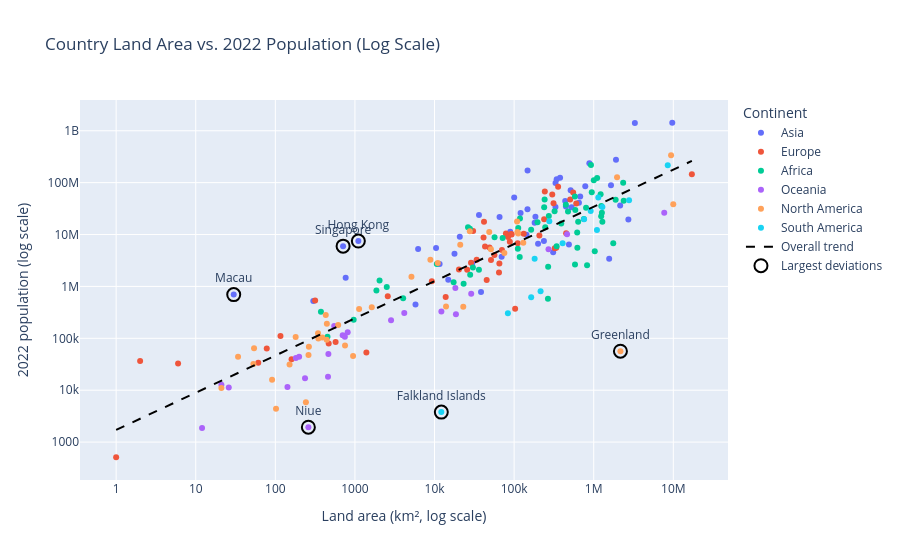

Source (notebook cell):
### Markdown cell above
**Chart choice & justification:** *Which chart did you choose, and why? Justify design choices.

*YOUR ANSWER HERE*

### Code cell
# Q3
# YOUR CODE HERE

df_q3 = df.dropna(subset=["Country", "Continent", "Area", "2022 Population"]).copy()
df_q3 = df_q3[(df_q3["Area"] > 0) & (df_q3["2022 Population"] > 0)]

df_q3["log_area"] = np.log10(df_q3["Area"])
df_q3["log_population"] = np.log10(df_q3["2022 Population"])

# Find countries furthest above and below the overall log-log trend.
slope, intercept = np.polyfit(df_q3["log_area"], df_q3["log_population"], 1)
df_q3["trend_residual"] = df_q3["log_population"] - (
    intercept + slope * df_q3["log_area"]
)
outliers = pd.concat([
    df_q3.nlargest(3, "trend_residual"),
    df_q3.nsmallest(3, "trend_residual"),
]).drop_duplicates(subset="Country")

fig = px.scatter(
    df_q3,
    x="Area",
    y="2022 Population",
    color="Continent",
    hover_name="Country",
    hover_data={
        "Area": ":,",
        "2022 Population": ":,",
        "Density": ":.1f",
        "log_area": False,
        "log_population": False,
        "trend_residual": False,
    },
    log_x=True,
    log_y=True,
    title="Country Land Area vs. 2022 Population (Log Scale)",
    labels={
        "Area": "Land area (km², log scale)",
        "2022 Population": "2022 population (log scale)",
        "Continent": "Continent",
    },
)

# Add a global trend line, calculated in log space.
trend_area = np.logspace(df_q3["log_area"].min(), df_q3["log_area"].max(), 100)
trend_population = 10 ** (intercept + slope * np.log10(trend_area))
fig.add_scatter(
    x=trend_area,
    y=trend_population,
    mode="lines",
    line={"color": "black", "dash": "dash"},
    name="Overall trend",
)

# Outline and label countries with the largest deviations from the trend.
fig.add_scatter(
    x=outliers["Area"],
    y=outliers["2022 Population"],
    text=outliers["Country"],
    mode="markers+text",
    textposition="top center",
    marker={"symbol": "circle-open", "size": 13, "color": "black", "line": {"width": 2}},
    name="Largest deviations",
    hovertext=outliers["Country"],
    hovertemplate="%{hovertext}<extra></extra>",
)

fig.show()

### Figure 1 — Plotly figure (JSON) as saved in the notebook; plotly's stock layout.template omitted (floating-point values rounded to 4 significant figures; data arrays with more than 128 entries replaced by an {"elided": "..."} marker saying what was removed)
{"data": [{"customdata": {"elided": "50x4 float values"}, "hovertemplate": "<b>%{hovertext}</b><br><br>Continent=Asia<br>Land area (km², log scale)=%{x:,}<br>2022 population (log scale)=%{y:,}<br>Density=%{customdata[0]:.1f}<extra></extra>", "hovertext": ["Afghanistan", "Armenia", "Azerbaijan", "Bahrain", "Bangladesh", "Bhutan", "Brunei", "Cambodia", "China", "Georgia", "Hong Kong", "India", "Indonesia", "Iran", "Iraq", "Israel", "Japan", "Jordan", "Kazakhstan", "Kuwait", "Kyrgyzstan", "Laos", "Lebanon", "Macau", "Malaysia", "Maldives", "Mongolia", "Myanmar", "Nepal", "North Korea", "Oman", "Pakistan", "Palestine", "Philippines", "Qatar", "Saudi Arabia", "Singapore", "South Korea", "Sri Lanka", "Syria", "Taiwan", "Tajikistan", "Thailand", "Timor-Leste", "Turkey", "Turkmenistan", "United Arab Emirates", "Uzbekistan", "Vietnam", "Yemen"], "legendgroup": "Asia", "marker": {"color": "#636efa", "symbol": "circle"}, "mode": "markers", "name": "Asia", "orientation": "v", "showlegend": true, "type": "scatter", "x": [652230, 29743, 86600, 765, 147570, 38394, 5765, 181035, 9706961, 69700, 1104, 3287590, 1904569, 1648195, 438317, 20770, 377930, 89342, 2724900, 17818, 199951, 236800, 10452, 30, 330803, 300, 1564110, 676578, 147181, 120538, 309500, 881912, 6220, 342353, 11586, 2149690, 710, 100210, 65610, 185180, 36193, 143100, 513120, 14874, 783562, 488100, 83600, 447400, 331212, 527968], "xaxis": "x", "y": [41128771, 2780469, 10358074, 1472233, 171186372, 782455, 449002, 16767842, 1425887337, 3744385, 7488865, 1417173173, 275501339, 88550570, 44496122, 9038309, 123951692, 11285869, 19397998, 4268873, 6630623, 7529475, 5489739, 695168, 33938221, 523787, 3398366, 54179306, 30547580, 26069416, 4576298, 235824862, 5250072, 115559009, 2695122, 36408820, 5975689, 51815810, 21832143, 22125249, 23893394, 9952787, 71697030, 1341296, 85341241, 6430770, 9441129, 34627652, 98186856, 33696614], "yaxis": "y"}, {"customdata": {"elided": "50x4 float values"}, "hovertemplate": "<b>%{hovertext}</b><br><br>Continent=Europe<br>Land area (km², log scale)=%{x:,}<br>2022 population (log scale)=%{y:,}<br>Density=%{customdata[0]:.1f}<extra></extra>", "hovertext": ["Albania", "Andorra", "Austria", "Belarus", "Belgium", "Bosnia and Herzegovina", "Bulgaria", "Croatia", "Cyprus", "Czech Republic", "Denmark", "Estonia", "Faroe Islands", "Finland", "France", "Germany", "Gibraltar", "Greece", "Guernsey", "Hungary", "Iceland", "Ireland", "Isle of Man", "Italy", "Jersey", "Latvia", "Liechtenstein", "Lithuania", "Luxembourg", "Malta", "Moldova", "Monaco", "Montenegro", "Netherlands", "North Macedonia", "Norway", "Poland", "Portugal", "Romania", "Russia", "San Marino", "Serbia", "Slovakia", "Slovenia", "Spain", "Sweden", "Switzerland", "Ukraine", "United Kingdom", "Vatican City"], "legendgroup": "Europe", "marker": {"color": "#EF553B", "symbol": "circle"}, "mode": "markers", "name": "Europe", "orientation": "v", "showlegend": true, "type": "scatter", "x": [28748, 468, 83871, 207600, 30528, 51209, 110879, 56594, 9251, 78865, 43094, 45227, 1393, 338424, 551695, 357114, 6, 131990, 78, 93028, 103000, 70273, 572, 301336, 116, 64559, 160, 65300, 2586, 316, 33846, 2, 13812, 41850, 25713, 323802, 312679, 92090, 238391, 17098242, 61, 88361, 49037, 20273, 505992, 450295, 41284, 603500, 242900, 1], "xaxis": "x", "y": [2842321, 79824, 8939617, 9534954, 11655930, 3233526, 6781953, 4030358, 1251488, 10493986, 5882261, 1326062, 53090, 5540745, 64626628, 83369843, 32649, 10384971, 63301, 9967308, 372899, 5023109, 84519, 59037474, 110778, 1850651, 39327, 2750055, 647599, 533286, 3272996, 36469, 627082, 17564014, 2093599, 5434319, 39857145, 10270865, 19659267, 144713314, 33660, 7221365, 5643453, 2119844, 47558630, 10549347, 8740472, 39701739, 67508936, 510], "yaxis": "y"}, {"customdata": {"elided": "57x4 float values"}, "hovertemplate": "<b>%{hovertext}</b><br><br>Continent=Africa<br>Land area (km², log scale)=%{x:,}<br>2022 population (log scale)=%{y:,}<br>Density=%{customdata[0]:.1f}<extra></extra>", "hovertext": ["Algeria", "Angola", "Benin", "Botswana", "Burkina Faso", "Burundi", "Cameroon", "Cape Verde", "Central African Republic", "Chad", "Comoros", "Djibouti", "DR Congo", "Egypt", "Equatorial Guinea", "Eritrea", "Eswatini", "Ethiopia", "Gabon", "Gambia", "Ghana", "Guinea", "Guinea-Bissau", "Ivory Coast", "Kenya", "Lesotho", "Liberia", "Libya", "Madagascar", "Malawi", "Mali", "Mauritania", "Mauritius", "Mayotte", "Morocco", "Mozambique", "Namibia", "Niger", "Nigeria", "Republic of the Congo", "Reunion", "Rwanda", "Sao Tome and Principe", "Senegal", "Seychelles", "Sierra Leone", "Somalia", "South Africa", "South Sudan", "Sudan", "Tanzania", "Togo", "Tunisia", "Uganda", "Western Sahara", "Zambia", "Zimbabwe"], "legendgroup": "Africa", "marker": {"color": "#00cc96", "symbol": "circle"}, "mode": "markers", "name": "Africa", "orientation": "v", "showlegend": true, "type": "scatter", "x": [2381741, 1246700, 112622, 582000, 272967, 27834, 475442, 4033, 622984, 1284000, 1862, 23200, 2344858, 1002450, 28051, 117600, 17364, 1104300, 267668, 10689, 238533, 245857, 36125, 322463, 580367, 30355, 111369, 1759540, 587041, 118484, 1240192, 1030700, 2040, 374, 446550, 801590, 825615, 1267000, 923768, 342000, 2511, 26338, 964, 196722, 452, 71740, 637657, 1221037, 619745, 1886068, 945087, 56785, 163610, 241550, 266000, 752612, 390757], "xaxis": "x", "y": [44903225, 35588987, 13352864, 2630296, 22673762, 12889576, 27914536, 593149, 5579144, 17723315, 836774, 1120849, 99010212, 110990103, 1674908, 3684032, 1201670, 123379924, 2388992, 2705992, 33475870, 13859341, 2105566, 28160542, 54027487, 2305825, 5302681, 6812341, 29611714, 20405317, 22593590, 4736139, 1299469, 326101, 37457971, 32969517, 2567012, 26207977, 218541212, 5970424, 974052, 13776698, 227380, 17316449, 107118, 8605718, 17597511, 59893885, 10913164, 46874204, 65497748, 8848699, 12356117, 47249585, 575986, 20017675, 16320537], "yaxis": "y"}, {"customdata": [[222.5, 2.299, 4.646, -0.2356], [3.403, 6.886, 7.418, -0.7513], [72.08, 2.373, 4.231, -0.7041], [50.88, 4.262, 5.968, -0.3201], [73.5, 3.62, 5.486, -0.3423], [312.9, 2.74, 5.235, 0.03739], [161.8, 2.909, 5.118, -0.201], [229.7, 2.258, 4.619, -0.2334], [162.6, 2.846, 5.058, -0.2166], [603.2, 1.322, 4.103, -0.07908], [15.61, 4.269, 5.462, -0.8313], [19.17, 5.432, 6.715, -0.4125], [7.439, 2.415, 3.286, -1.678], [106.8, 2.667, 4.695, -0.4502], [39.34, 2.662, 4.257, -0.8852], [21.91, 5.665, 7.006, -0.2883], [78.25, 3.454, 5.347, -0.3622], [25.06, 4.461, 5.86, -0.5712], [155.9, 1.079, 3.272, -0.7355], [143.0, 2.873, 5.029, -0.2646], [435.1, 1.415, 4.054, -0.1947], [26.81, 4.086, 5.514, -0.6483], [81.49, 2.152, 4.063, -0.7133]], "hovertemplate": "<b>%{hovertext}</b><br><br>Continent=Oceania<br>Land area (km², log scale)=%{x:,}<br>2022 population (log scale)=%{y:,}<br>Density=%{customdata[0]:.1f}<extra></extra>", "hovertext": ["American Samoa", "Australia", "Cook Islands", "Fiji", "French Polynesia", "Guam", "Kiribati", "Marshall Islands", "Micronesia", "Nauru", "New Caledonia", "New Zealand", "Niue", "Northern Mariana Islands", "Palau", "Papua New Guinea", "Samoa", "Solomon Islands", "Tokelau", "Tonga", "Tuvalu", "Vanuatu", "Wallis and Futuna"], "legendgroup": "Oceania", "marker": {"color": "#ab63fa", "symbol": "circle"}, "mode": "markers", "name": "Oceania", "orientation": "v", "showlegend": true, "type": "scatter", "x": [199, 7692024, 236, 18272, 4167, 549, 811, 181, 702, 21, 18575, 270467, 260, 464, 459, 462840, 2842, 28896, 12, 747, 26, 12189, 142], "xaxis": "x", "y": [44273, 26177413, 17011, 929766, 306279, 171774, 131232, 41569, 114164, 12668, 289950, 5185288, 1934, 49551, 18055, 10142619, 222382, 724273, 1871, 106858, 11312, 326740, 11572], "yaxis": "y"}, {"customdata": {"elided": "40x4 float values"}, "hovertemplate": "<b>%{hovertext}</b><br><br>Continent=North America<br>Land area (km², log scale)=%{x:,}<br>2022 population (log scale)=%{y:,}<br>Density=%{customdata[0]:.1f}<extra></extra>", "hovertext": ["Anguilla", "Antigua and Barbuda", "Aruba", "Bahamas", "Barbados", "Belize", "Bermuda", "British Virgin Islands", "Canada", "Cayman Islands", "Costa Rica", "Cuba", "Curacao", "Dominica", "Dominican Republic", "El Salvador", "Greenland", "Grenada", "Guadeloupe", "Guatemala", "Haiti", "Honduras", "Jamaica", "Martinique", "Mexico", "Montserrat", "Nicaragua", "Panama", "Puerto Rico", "Saint Barthelemy", "Saint Kitts and Nevis", "Saint Lucia", "Saint Martin", "Saint Pierre and Miquelon", "Saint Vincent and the Grenadines", "Sint Maarten", "Trinidad and Tobago", "Turks and Caicos Islands", "United States", "United States Virgin Islands"], "legendgroup": "North America", "marker": {"color": "#FFA15A", "symbol": "circle"}, "mode": "markers", "name": "North America", "orientation": "v", "showlegend": true, "type": "scatter", "x": [91, 442, 180, 13943, 430, 22966, 54, 151, 9984670, 264, 51100, 109884, 444, 751, 48671, 21041, 2166086, 344, 1628, 108889, 27750, 112492, 10991, 1128, 1964375, 102, 130373, 75417, 8870, 21, 261, 616, 53, 242, 389, 34, 5130, 948, 9372610, 347], "xaxis": "x", "y": [15857, 93763, 106445, 409984, 281635, 405272, 64184, 31305, 38454327, 68706, 5180829, 11212191, 191163, 72737, 11228821, 6336392, 56466, 125438, 395752, 17843908, 11584996, 10432860, 2827377, 367507, 127504125, 4390, 6948392, 4408581, 3252407, 10967, 47657, 179857, 31791, 5862, 103948, 44175, 1531044, 45703, 338289857, 99465], "yaxis": "y"}, {"customdata": [[16.37, 6.444, 7.658, -0.1944], [11.13, 6.041, 7.087, -0.4763], [25.28, 6.93, 8.333, 0.1322], [25.93, 5.879, 7.292, -0.1549], [45.43, 6.058, 7.715, 0.1395], [65.02, 5.442, 7.255, 0.1208], [0.3105, 4.085, 3.577, -2.585], [3.646, 4.922, 5.484, -1.278], [3.762, 5.332, 5.908, -1.148], [16.67, 5.609, 6.831, -0.423], [26.49, 6.109, 7.532, -0.08021], [3.773, 5.214, 5.791, -1.18], [18.91, 5.258, 6.534, -0.4679], [30.88, 5.962, 7.452, -0.05526]], "hovertemplate": "<b>%{hovertext}</b><br><br>Continent=South America<br>Land area (km², log scale)=%{x:,}<br>2022 population (log scale)=%{y:,}<br>Density=%{customdata[0]:.1f}<extra></extra>", "hovertext": ["Argentina", "Bolivia", "Brazil", "Chile", "Colombia", "Ecuador", "Falkland Islands", "French Guiana", "Guyana", "Paraguay", "Peru", "Suriname", "Uruguay", "Venezuela"], "legendgroup": "South America", "marker": {"color": "#19d3f3", "symbol": "circle"}, "mode": "markers", "name": "South America", "orientation": "v", "showlegend": true, "type": "scatter", "x": [2780400, 1098581, 8515767, 756102, 1141748, 276841, 12173, 83534, 214969, 406752, 1285216, 163820, 181034, 916445], "xaxis": "x", "y": [45510318, 12224110, 215313498, 19603733, 51874024, 18001000, 3780, 304557, 808726, 6780744, 34049588, 618040, 3422794, 28301696], "yaxis": "y"}, {"line": {"color": "black", "dash": "dash"}, "mode": "lines", "name": "Overall trend", "type": "scatter", "x": [1.0, 1.183, 1.4, 1.656, 1.96, 2.319, 2.744, 3.247, 3.841, 4.545, 5.378, 6.363, 7.529, 8.908, 10.54, 12.47, 14.76, 17.46, 20.66, 24.44, 28.92, 34.22, 40.49, 47.91, 56.68, 67.07, 79.35, 93.89, 111.1, 131.4, 155.5, 184.0, 217.7, 257.6, 304.8, 360.7, 426.7, 504.9, 597.4, 706.9, 836.4, 989.6, 1171.0, 1385.0, 1639.0, 1940.0, 2295.0, 2715.0, 3213.0, 3801.0, 4498.0, 5322.0, 6297.0, 7451.0, 8815.0, 10430.0, 12340.0, 14600.0, 17280.0, 20440.0, 24190.0, 28620.0, 33860.0, 40070.0, 47410.0, 56090.0, 66370.0, 78530.0, 92920.0, 109900.0, 130100.0, 153900.0, 182100.0, 215500.0, 254900.0, 301700.0, 356900.0, 422300.0, 499700.0, 591200.0, 699500.0, 827700.0, 979300.0, 1159000.0, 1371000.0, 1622000.0, 1919000.0, 2271000.0, 2687000.0, 3179000.0, 3762000.0, 4451000.0, 5267000.0, 6231000.0, 7373000.0, 8724000.0, 10320000.0, 12210000.0, 14450000.0, 17100000.0], "y": [1715.0, 1934.0, 2182.0, 2462.0, 2777.0, 3133.0, 3535.0, 3988.0, 4499.0, 5075.0, 5725.0, 6459.0, 7286.0, 8220.0, 9273.0, 10460.0, 11800.0, 13310.0, 15020.0, 16940.0, 19120.0, 21570.0, 24330.0, 27450.0, 30960.0, 34930.0, 39410.0, 44450.0, 50150.0, 56580.0, 63830.0, 72000.0, 81230.0, 91640.0, 103400.0, 116600.0, 131600.0, 148400.0, 167400.0, 188900.0, 213100.0, 240400.0, 271200.0, 306000.0, 345200.0, 389400.0, 439300.0, 495600.0, 559100.0, 630700.0, 711500.0, 802700.0, 905600.0, 1022000.0, 1152000.0, 1300000.0, 1467000.0, 1655000.0, 1867000.0, 2106000.0, 2376000.0, 2680000.0, 3024000.0, 3411000.0, 3848000.0, 4341000.0, 4897000.0, 5525000.0, 6233000.0, 7031000.0, 7932000.0, 8949000.0, 10100000.0, 11390000.0, 12850000.0, 14490000.0, 16350000.0, 18450000.0, 20810000.0, 23480000.0, 26490000.0, 29880000.0, 33710000.0, 38030000.0, 42900000.0, 48400000.0, 54600000.0, 61590000.0, 69480000.0, 78390000.0, 88430000.0, 99760000.0, 112500000.0, 127000000.0, 143200000.0, 161600000.0, 182300000.0, 205600000.0, 232000000.0, 261700000.0]}, {"hovertemplate": "%{hovertext}<extra></extra>", "hovertext": ["Macau", "Singapore", "Hong Kong", "Greenland", "Falkland Islands", "Niue"], "marker": {"color": "black", "line": {"width": 2}, "size": 13, "symbol": "circle-open"}, "mode": "markers+text", "name": "Largest deviations", "text": ["Macau", "Singapore", "Hong Kong", "Greenland", "Falkland Islands", "Niue"], "textposition": "top center", "type": "scatter", "x": [30, 710, 1104, 2166086, 12173, 260], "y": [695168, 5975689, 7488865, 56466, 3780, 1934]}], "layout": {"legend": {"title": {"text": "Continent"}, "tracegroupgap": 0}, "title": {"text": "Country Land Area vs. 2022 Population (Log Scale)"}, "xaxis": {"anchor": "y", "domain": [0, 1], "title": {"text": "Land area (km², log scale)"}, "type": "log"}, "yaxis": {"anchor": "x", "domain": [0, 1], "title": {"text": "2022 population (log scale)"}, "type": "log"}}}
